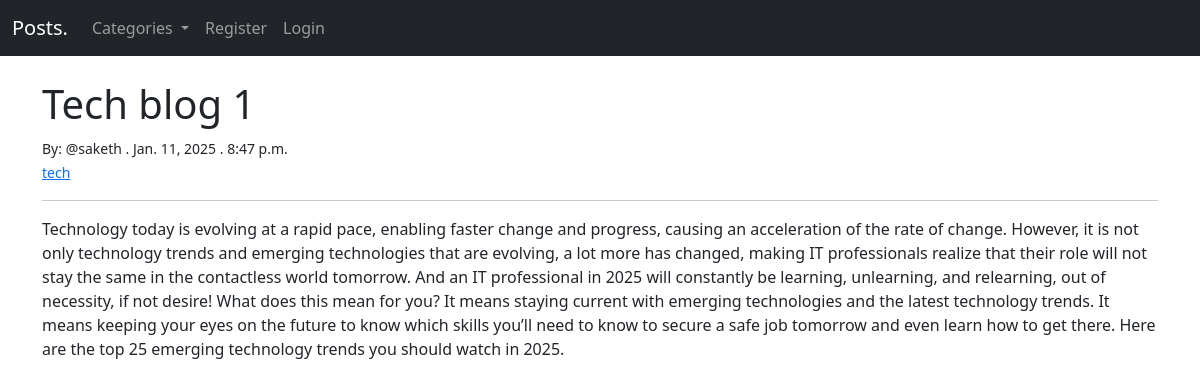
Page /post/7 on the committed database.
### startBlog/models.py (models this page shows, shortened)
class Post(models.Model):
    title = models.CharField(max_length=255)
    author = models.ForeignKey(User, on_delete=models.CASCADE) #If user is deleted then this removes all the posts from the user
    body = models.TextField()
    post_date = models.DateField(auto_now_add=True)
    post_time = models.TimeField(auto_now_add=True)
    category = models.CharField(max_length=255) #make sure that the categories doesn't contain special characters and the letters are always small letters not capital letters
    likes = models.ManyToManyField(User, related_name="blog_likes")
    def total_likes(self):
        return self.likes.count()

### startBlog/views.py (the view)
# urls.py: path('post/<int:pk>', PostView.as_view(), name="post-detail"), #the <int:pk> is passing the primary key as a parameter
class PostView(DetailView):
    model = Post
    template_name = 'post_detail.html'
    def get_context_data(self, *args, **kwargs):
        cat_menu = Category.objects.all()
        context = super(PostView, self).get_context_data(*args, **kwargs)
        context["cat_menu"] = cat_menu
        stuff = get_object_or_404(Post, id=self.kwargs['pk'])
        total_likes = stuff.total_likes()
        context["total_likes"] = total_likes
        return context

### startBlog/models.py (called while the page is built)
    def __str__(self):
        return self.name

### startBlog/templates/post_detail.html (shortened to what this page needs)
{%  extends 'base.html' %}
{%  block content    %}
<h1>{{  post.title  }}</h1>
<small>By: @{{ post.author  }} . {{ post.post_date }} . {{ post.post_time }}</small><br>
<small><a href="{% url 'category-view' post.category|slugify %}">{{  post.category }}</a></small>
<hr>
<p>{{ post.body|safe }}</p>
<br><br>
{%  endblock    %}

### rows in the picture
Post: title "Tech blog 1", author "saketh", post_date "Jan. 11, 2025", post_time "8:47 p.m.", category "tech", body "Technology today is evolving at a rapid pace, enabling faster change and progress, causing an acceleration of the rate of change. However, it is not only technology trends and emerging technologies that are evolving, a lot more has changed, making IT professionals realize that their role will not stay the same in the contactless world tomorrow. And an IT professional in 2025 will constantly be learning, unlearning, and relearning, out of necessity, if not desire! What does this mean for you? It means staying current with emerging technologies and the latest technology trends. It means keeping your eyes on the future to know which skills you’ll need to know to secure a safe job tomorrow and…"
